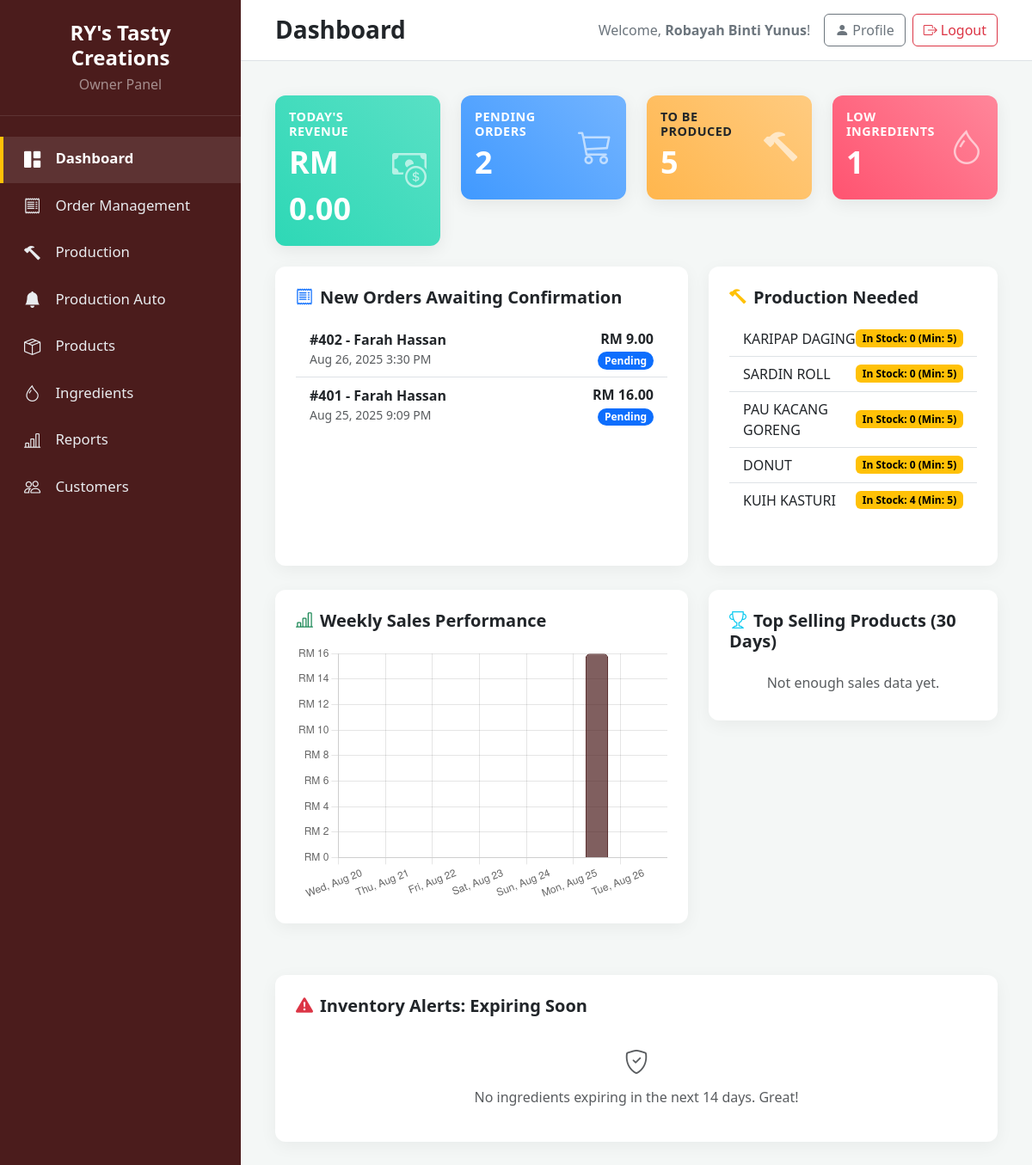
Page /FYP1/owner_dashboard.php (signed in) on the committed database.
### tables this page shows
CREATE TABLE IF NOT EXISTS `customer_order` (
  `ORDER_ID` int NOT NULL AUTO_INCREMENT,
  `CUST_ID` varchar(10) NOT NULL,
  `PRODUCT_ID` varchar(10) NOT NULL,
  `ORDER_QTTY` int NOT NULL,
  `ORDER_DATE` datetime DEFAULT CURRENT_TIMESTAMP,
  `ORDER_WANTED` date NOT NULL,
  `ORDER_PREFER_DATE` date DEFAULT NULL,
  `ORDER_WANTED_TIME` time NOT NULL,
  `ORDER_PREFER_TIME` time DEFAULT NULL,
  `ORDER_PAYMENT_STATUS` enum('Paid','Unpaid') DEFAULT 'Unpaid',
  `TOTAL_AMOUNT` decimal(10,2) NOT NULL,
  `ORDER_STATUS` enum('Requested','Pending','Confirmed','Processing','Ready to Pickup','Completed','Cancelled') DEFAULT 'Pending',
  PRIMARY KEY (`ORDER_ID`),
  KEY `CUST_ID` (`CUST_ID`),
  KEY `PRODUCT_ID` (`PRODUCT_ID`)
);

CREATE TABLE IF NOT EXISTS `customer` (
  `CUST_ID` varchar(10) NOT NULL,
  `CUST_NAME` varchar(100) NOT NULL,
  `CUST_EMAIL` varchar(100) NOT NULL,
  `CUST_PASSWORD` varchar(255) NOT NULL,
  `CUST_PHONE` varchar(20) NOT NULL,
  `CUST_CREATED_DATE` datetime DEFAULT CURRENT_TIMESTAMP,
  `SELLER_ID` varchar(10) DEFAULT NULL,
  PRIMARY KEY (`CUST_ID`),
  UNIQUE KEY `CUST_EMAIL` (`CUST_EMAIL`),
  KEY `fk_customer_seller` (`SELLER_ID`)
);

CREATE TABLE IF NOT EXISTS `products_sell` (
  `PRODUCT_ID` varchar(10) NOT NULL,
  `PRODUCT_NAME` varchar(100) NOT NULL,
  `PRODUCT_IMAGE` blob,
  `PRODUCT_QTTY` int NOT NULL DEFAULT '0',
  `PIECES_PER_PACK` int NOT NULL DEFAULT '10',
  `PRODUCT_PRICE` decimal(10,2) NOT NULL,
  `PRODUCT_PCS_PER_PACK` int NOT NULL,
  `PRODUCT_DESCRIPTION` text,
  PRIMARY KEY (`PRODUCT_ID`)
);

### FYP1/owner_dashboard.php (the view, shortened to what this page needs)
<?php
require 'db_connection.php';
$owner_name = isset($_SESSION['seller_name']) ? htmlspecialchars($_SESSION['seller_name']) : 'Owner';
$product_stock_threshold = 5;
$low_ingredient_thresholds = [
    'g'   => 1000.0,
    'ml'  => 500.0,
    'pcs' => 20
];
$stmt = $conn->prepare("SELECT SUM(TOTAL_AMOUNT) as total FROM customer_order WHERE ORDER_PAYMENT_STATUS = 'Paid' AND ORDER_STATUS != 'Cancelled' AND DATE(ORDER_DATE) = CURDATE()");
$stmt->execute();
$revenue_today = $stmt->get_result()->fetch_assoc()['total'] ?? 0;
$stmt = $conn->prepare("SELECT COUNT(*) as count FROM customer_order WHERE ORDER_STATUS IN ('Pending', 'Confirmed')");
$stmt->execute();
$pending_orders_count = $stmt->get_result()->fetch_assoc()['count'];
$stmt = $conn->prepare("SELECT COUNT(*) as count FROM products_sell WHERE PRODUCT_QTTY < ?");
$stmt->bind_param("i", $product_stock_threshold);
$stmt->execute();
$products_to_produce_count = $stmt->get_result()->fetch_assoc()['count'];
$stmt = $conn->prepare("
    SELECT COUNT(*) as count FROM item_ingredient WHERE
    (INVENTORY_UNIT = 'g' AND INVENTORY_STOCK < ?) OR
    (INVENTORY_UNIT = 'ml' AND INVENTORY_STOCK < ?) OR
    (INVENTORY_UNIT = 'pcs' AND INVENTORY_STOCK < ?)
");
$stmt->bind_param("ddi", $low_ingredient_thresholds['g'], $low_ingredient_thresholds['ml'], $low_ingredient_thresholds['pcs']);
$stmt->execute();
$low_ingredients_count = $stmt->get_result()->fetch_assoc()['count'];
$stmt = $conn->prepare("SELECT o.ORDER_ID, c.CUST_NAME, o.TOTAL_AMOUNT, o.ORDER_STATUS, o.ORDER_DATE FROM customer_order o JOIN customer c ON o.CUST_ID = c.CUST_ID WHERE o.ORDER_STATUS IN ('Pending', 'Confirmed') ORDER BY o.ORDER_DATE DESC LIMIT 5");
$stmt->execute();
$recent_orders = $stmt->get_result();
$stmt = $conn->prepare("SELECT PRODUCT_ID, PRODUCT_NAME, PRODUCT_QTTY FROM products_sell WHERE PRODUCT_QTTY < ? ORDER BY PRODUCT_QTTY ASC LIMIT 5");
$stmt->bind_param("i", $product_stock_threshold);
$stmt->execute();
$production_queue = $stmt->get_result();
$chart_labels = [];
$sales_per_day_map = [];
for ($i = 6; $i >= 0; $i--) {
    $date = date('Y-m-d', strtotime("-$i days"));
    $chart_labels[] = date('D, M j', strtotime($date));
    $sales_per_day_map[$date] = 0;
}
$stmt = $conn->prepare("SELECT DATE(ORDER_DATE) as sale_date, SUM(TOTAL_AMOUNT) as daily_total FROM customer_order WHERE ORDER_PAYMENT_STATUS = 'Paid' AND ORDER_STATUS != 'Cancelled' AND ORDER_DATE >= CURDATE() - INTERVAL 6 DAY GROUP BY DATE(ORDER_DATE)");
$stmt->execute();
$sales_result = $stmt->get_result();
if ($sales_result) {
    while($row = $sales_result->fetch_assoc()) {
        $sales_per_day_map[$row['sale_date']] = $row['daily_total'];
    }
}
$chart_data_sales = array_values($sales_per_day_map);
$stmt = $conn->prepare("
    SELECT p.PRODUCT_NAME, SUM(o.ORDER_QTTY) as total_sold
    FROM customer_order o JOIN products_sell p ON o.PRODUCT_ID = p.PRODUCT_ID
    WHERE o.ORDER_STATUS = 'Completed' AND o.ORDER_DATE >= CURDATE() - INTERVAL 30 DAY
    GROUP BY p.PRODUCT_NAME ORDER BY total_sold DESC LIMIT 5
");
$stmt->execute();
$top_products = $stmt->get_result();
$stmt = $conn->prepare("SELECT ITEM_NAME, ITEM_EXPIRED_DATE, INVENTORY_STOCK, INVENTORY_UNIT FROM item_ingredient WHERE ITEM_EXPIRED_DATE BETWEEN CURDATE() AND CURDATE() + INTERVAL 14 DAY ORDER BY ITEM_EXPIRED_DATE ASC");
$stmt->execute();
$expiring_ingredients = $stmt->get_result();
?>
<!DOCTYPE html>
<html lang="en">
<head>
  <link href="https://cdn.jsdelivr.net/npm/bootstrap@5.3.3/dist/css/bootstrap.min.css" rel="stylesheet">
  <link rel="stylesheet" href="https://cdn.jsdelivr.net/npm/bootstrap-icons@1.11.3/font/bootstrap-icons.min.css">
</head>
<body>
  <div class="sidebar d-flex flex-column p-0">
    <div class="sidebar-header text-center">
      <h4 class="fw-bold mb-1">RY's Tasty Creations</h4>
      <p class="text-white-50 mb-0">Owner Panel</p>
    </div>
    <ul class="nav flex-column my-4 flex-grow-1">
        <li class="nav-item"><a href="owner_dashboard.php" class="nav-link active"><i class="bi bi-grid-1x2-fill"></i> Dashboard</a></li>
        <li class="nav-item"><a href="view_orders.php" class="nav-link"><i class="bi bi-receipt"></i> Order Management</a></li>
        <li class="nav-item"><a href="produce_stock.php" class="nav-link"><i class="bi bi-hammer"></i> Production</a></li>
         <li class="nav-item"><a href="production_ordered.php" class="nav-link "><i class="bi bi-bell-fill"></i> Production Auto</a></li>
        <li class="nav-item"><a href="product_management.php" class="nav-link"><i class="bi bi-box-seam"></i> Products</a></li>
        <li class="nav-item"><a href="ingredient_management.php" class="nav-link"><i class="bi bi-droplet"></i> Ingredients</a></li>
        <li class="nav-item"><a href="sales_reports.php" class="nav-link"><i class="bi bi-bar-chart-line"></i> Reports</a></li>
        <li class="nav-item"><a href="customer_management.php" class="nav-link"><i class="bi bi-people"></i> Customers</a></li>
    </ul>
  </div>
  <main class="main-content d-flex flex-column">
    <header class="main-header">
      <h1 class="h3 mb-0 fw-bold text-dark">Dashboard</h1>
      <div class="user-menu">
        <span class="welcome-text d-none d-sm-inline">Welcome, <strong><?= $owner_name ?></strong>!</span>
        <a href="owner_profile.php" class="btn btn-outline-secondary me-2">
            <i class="bi bi-person-fill me-1"></i>Profile
        </a>
        <a href="logout.php" class="btn btn-outline-danger">
          <i class="bi bi-box-arrow-right me-1"></i>Logout
        </a>
      </div>
    </header>
    <div class="content-wrapper">
        <div class="row g-4 mb-4">
          <div class="col-md-6 col-xl-3"><a href="sales_reports.php" class="text-decoration-none"><div class="kpi-card bg-c-green p-3"><div class="d-flex align-items-center"><div class="flex-grow-1"><h6 class="card-title text-white">Today's Revenue</h6><p class="kpi-value mb-0">RM <?= number_format($revenue_today, 2); ?></p></div><i class="bi bi-cash-coin kpi-icon"></i></div></div></a></div>
          <div class="col-md-6 col-xl-3"><a href="view_orders.php" class="text-decoration-none"><div class="kpi-card bg-c-blue p-3"><div class="d-flex align-items-center"><div class="flex-grow-1"><h6 class="card-title text-white">Pending Orders</h6><p class="kpi-value mb-0"><?= $pending_orders_count; ?></p></div><i class="bi bi-cart3 kpi-icon"></i></div></div></a></div>
          <div class="col-md-6 col-xl-3"><a href="produce_stock.php" class="text-decoration-none"><div class="kpi-card bg-c-yellow p-3"><div class="d-flex align-items-center"><div class="flex-grow-1"><h6 class="card-title text-dark">To Be Produced</h6><p class="kpi-value mb-0"><?= $products_to_produce_count; ?></p></div><i class="bi bi-hammer kpi-icon"></i></div></div></a></div>
          <div class="col-md-6 col-xl-3"><a href="ingredient_management.php" class="text-decoration-none"><div class="kpi-card bg-c-red p-3"><div class="d-flex align-items-center"><div class="flex-grow-1"><h6 class="card-title text-white">Low Ingredients</h6><p class="kpi-value mb-0"><?= $low_ingredients_count; ?></p></div><i class="bi bi-droplet kpi-icon"></i></div></div></a></div>
        </div>
        <div class="row g-4">
          <div class="col-lg-7">
            <div class="content-card h-100">
              <h5 class="fw-bold mb-3"><i class="bi bi-receipt text-primary me-2"></i>New Orders Awaiting Confirmation</h5>
              <div class="list-group list-group-flush">
                <?php if ($recent_orders->num_rows > 0): ?>
                  <?php foreach ($recent_orders as $order): ?>
                  <a href="view_orders.php?.php?id=<?= $order['ORDER_ID']; ?>" class="list-group-item list-group-item-action d-flex justify-content-between align-items-center">
                    <div>
                      <span class="fw-bold">#<?= $order['ORDER_ID']; ?> - <?= htmlspecialchars($order['CUST_NAME']); ?></span>
                      <small class="d-block text-muted"><?= date('M j, Y g:i A', strtotime($order['ORDER_DATE'])); ?></small>
                    </div>
                    <div class="text-end">
                      <span class="fw-bold d-block">RM <?= number_format($order['TOTAL_AMOUNT'], 2); ?></span>
                      <span class="badge rounded-pill text-bg-primary"><?= htmlspecialchars($order['ORDER_STATUS']); ?></span>
                    </div>
                  </a>
                  <?php endforeach; ?>
                <?php else: ?>
                  <div class="text-center p-4 text-muted"><i class="bi bi-check-circle fs-3 d-block mb-2"></i> All caught up! No pending orders.</div>
                <?php endif; ?>
              </div>
            </div>
          </div>
          <div class="col-lg-5">
            <div class="content-card h-100">
              <h5 class="fw-bold mb-3"><i class="bi bi-hammer text-warning me-2"></i>Production Needed</h5>
              <div class="list-group list-group-flush">
                <?php if ($production_queue->num_rows > 0): ?>
                  <?php foreach ($production_queue as $product): ?>
                  <a href="produce_stock.php?product_id=<?= $product['PRODUCT_ID']; ?>" class="list-group-item list-group-item-action d-flex justify-content-between align-items-center">
                    <span><?= htmlspecialchars($product['PRODUCT_NAME']); ?></span>
                    <span class="badge text-bg-warning">In Stock: <?= $product['PRODUCT_QTTY']; ?> (Min: <?= $product_stock_threshold; ?>)</span>
                  </a>
                  <?php endforeach; ?>
                <?php else: ?>
                  <div class="text-center p-4 text-muted"><i class="bi bi-emoji-sunglasses fs-3 d-block mb-2"></i> All product stocks are healthy.</div>
                <?php endif; ?>
              </div>
            </div>
          </div>
        </div>
        <div class="row g-4 mt-1">
          <div class="col-lg-7">
              <div class="content-card">
                  <h5 class="fw-bold mb-3"><i class="bi bi-bar-chart-line text-success me-2"></i>Weekly Sales Performance</h5>
                  <div style="height: 300px;"><canvas id="salesChart"></canvas></div>
              </div>
          </div>
          <div class="col-lg-5">
              <div class="content-card">
                  <h5 class="fw-bold mb-3"><i class="bi bi-trophy text-info me-2"></i>Top Selling Products (30 Days)</h5>
                  <ul class="list-group list-group-flush">
                  <?php if ($top_products->num_rows > 0): ?>
                      <?php foreach($top_products as $index => $product): ?>
                      <li class="list-group-item d-flex justify-content-between align-items-center">
                          <div><span class="fw-bold me-2"><?= $index + 1; ?>.</span> <?= htmlspecialchars($product['PRODUCT_NAME']); ?></div>
                          <span class="badge text-bg-info rounded-pill"><?= $product['total_sold']; ?> sold</span>
                      </li>
                      <?php endforeach; ?>
                  <?php else: ?>
                      <li class="list-group-item text-muted text-center">Not enough sales data yet.</li>
                  <?php endif; ?>
                  </ul>
              </div>
          </div>
        </div>
        <div class="row g-4 mt-1">
          <div class="col-12">
              <div class="content-card">
                  <h5 class="fw-bold mb-3"><i class="bi bi-exclamation-triangle-fill text-danger me-2"></i>Inventory Alerts: Expiring Soon</h5>
                  <?php if ($expiring_ingredients->num_rows > 0): ?>
                  <div class="table-responsive">
                      <table class="table table-hover table-sm align-middle">
                          <thead><tr><th>Ingredient Name</th><th>Expires On</th><th>Stock Remaining</th></tr></thead>
                          <tbody>
                          <?php foreach($expiring_ingredients as $item):
                              $expiry_date = new DateTime($item['ITEM_EXPIRED_DATE']);
                              $today = new DateTime();
                              $diff = $today->diff($expiry_date)->days;
                              if ($expiry_date < $today) { $diff = 0; }
                              $alert_class = $diff <= 3 ? 'table-danger' : 'table-warning';
                          ?>
                          <tr class="<?= $alert_class ?>">
                              <td><?= htmlspecialchars($item['ITEM_NAME']); ?></td>
                              <td><?= $expiry_date->format('M j, Y'); ?> <span class="fw-bold">(in <?= $diff ?> days)</span></td>
                              <td><?= htmlspecialchars($item['INVENTORY_STOCK']) . ' ' . htmlspecialchars($item['INVENTORY_UNIT']); ?></td>
                          </tr>
                          <?php endforeach; ?>
                          </tbody>
                      </table>
                  </div>
                  <?php else: ?>
                      <div class="text-center p-3 text-muted"><i class="bi bi-shield-check fs-3 d-block mb-2"></i> No ingredients expiring in the next 14 days. Great!</div>
                  <?php endif; ?>
              </div>
          </div>
        </div>
    </div>
  </main>
  <script>
    // Sales Chart
    const ctxSales = document.getElementById('salesChart').getContext('2d');
    new Chart(ctxSales, {
        type: 'bar',
        data: {
            labels: <?= json_encode($chart_labels); ?>,
            datasets: [{
                label: 'Sales',
                data: <?= json_encode($chart_data_sales); ?>,
                backgroundColor: 'rgba(75, 28, 28, 0.7)',
                borderColor: 'rgb(75, 28, 28)',
                borderWidth: 1, borderRadius: 5, barPercentage: 0.6,
            }]
        },
        options: {
            scales: { y: { beginAtZero: true, ticks: { callback: value => 'RM ' + value } } },
            responsive: true, maintainAspectRatio: false,
            plugins: {
                legend: { display: false },
                tooltip: { callbacks: { label: ctx => `RM ${ctx.parsed.y.toFixed(2)}` } }
            }
        }
    });
  </script>
</body>
</html>

### rows in the picture
customer_order: ORDER_ID "402", CUST_ID.CUST_NAME "Farah Hassan", ORDER_DATE "Aug 26, 2025 3:30 PM", TOTAL_AMOUNT "9.00", ORDER_STATUS "Pending"
customer_order: ORDER_ID "401", CUST_ID.CUST_NAME "Farah Hassan", ORDER_DATE "Aug 25, 2025 9:09 PM", TOTAL_AMOUNT "16.00", ORDER_STATUS "Pending"
products_sell: PRODUCT_NAME "KARIPAP DAGING", PRODUCT_QTTY "0"
products_sell: PRODUCT_NAME "SARDIN ROLL", PRODUCT_QTTY "0"
products_sell: PRODUCT_NAME "PAU KACANG GORENG", PRODUCT_QTTY "0"
products_sell: PRODUCT_NAME "DONUT", PRODUCT_QTTY "0"
products_sell: PRODUCT_NAME "KUIH KASTURI", PRODUCT_QTTY "4"

### other values in the picture
$owner_name "Robayah Binti Yunus"
$revenue_today "0.00"
$pending_orders_count "2"
$products_to_produce_count "5"
$low_ingredients_count "1"
chart data {{ json_encode($chart_data_sales) }} [0,0,0,0,0,"16.00",0]
